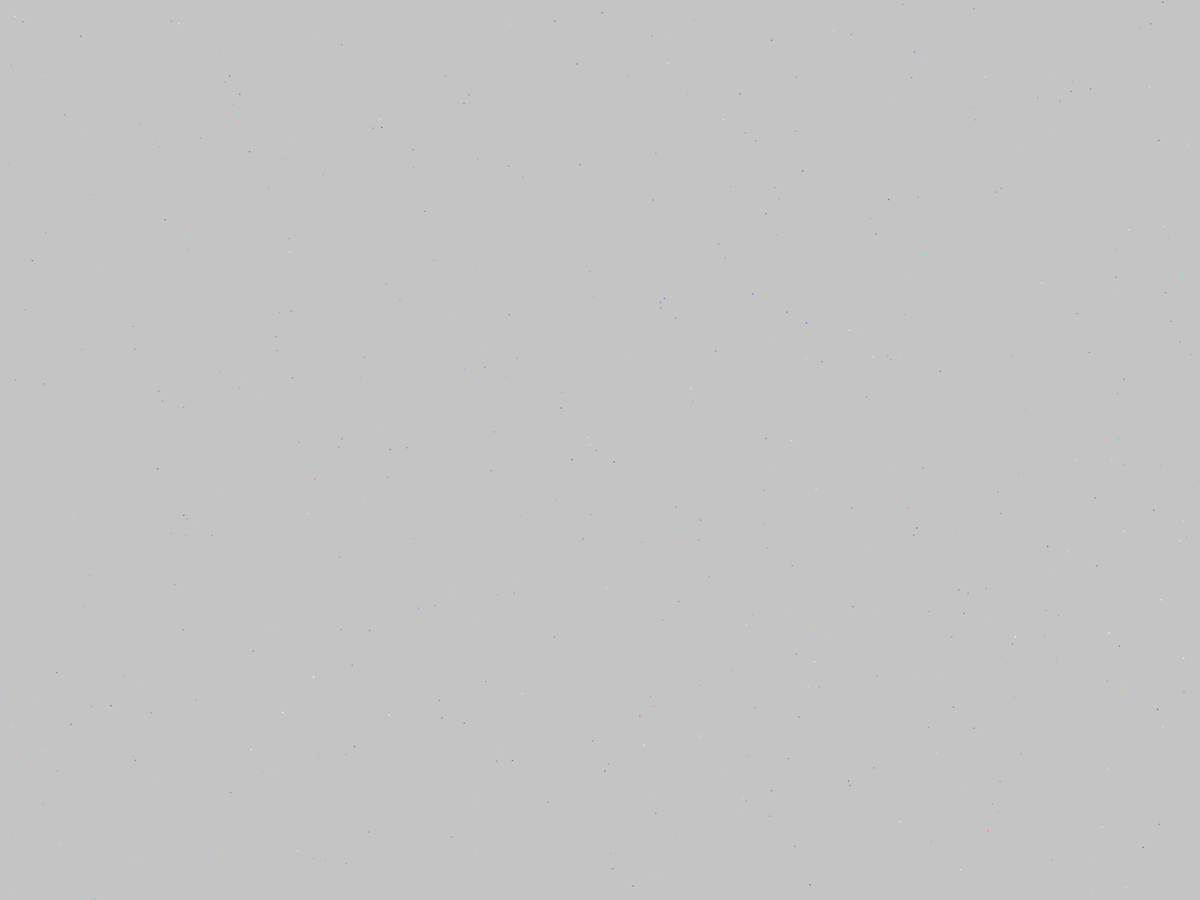
Frame 1 (no input)
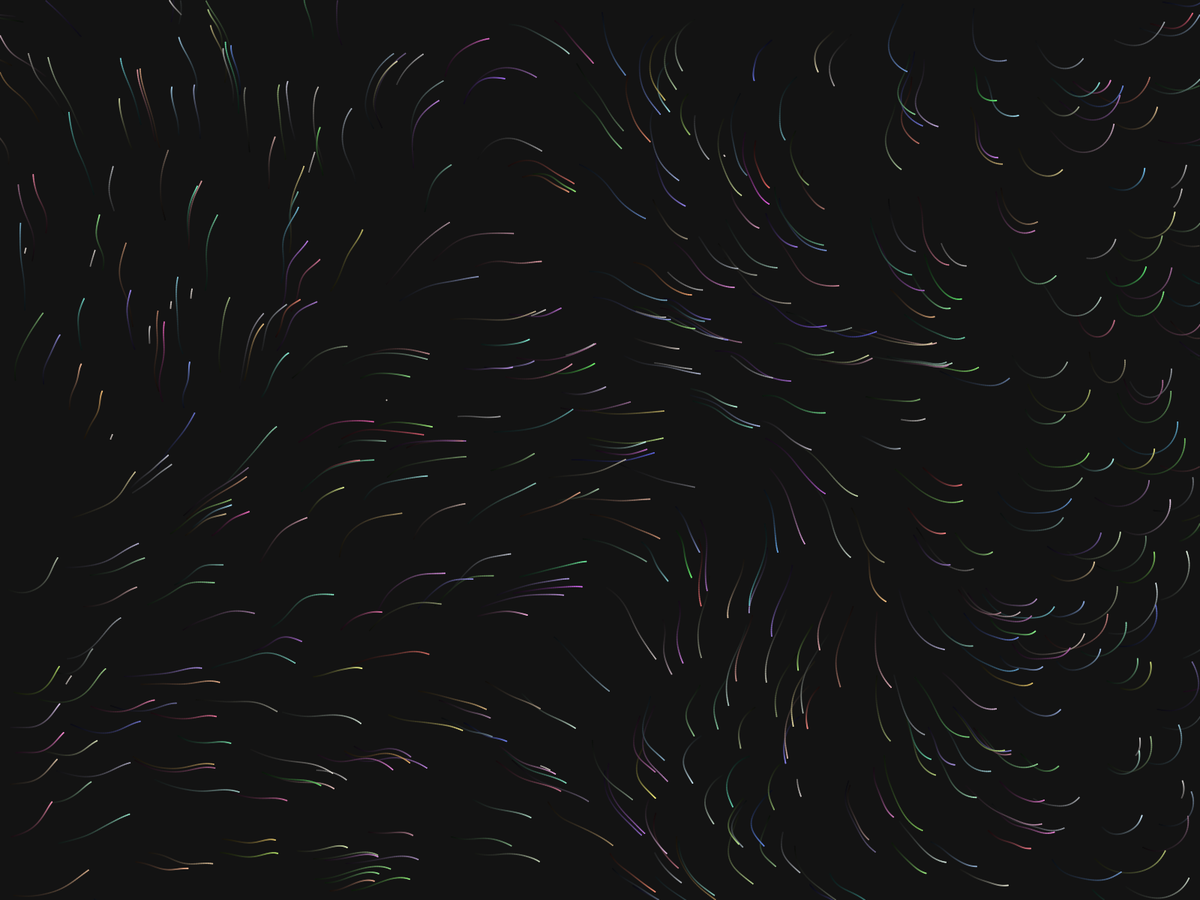
Frame 60 (the mouse pressed at the canvas centre just before this capture)
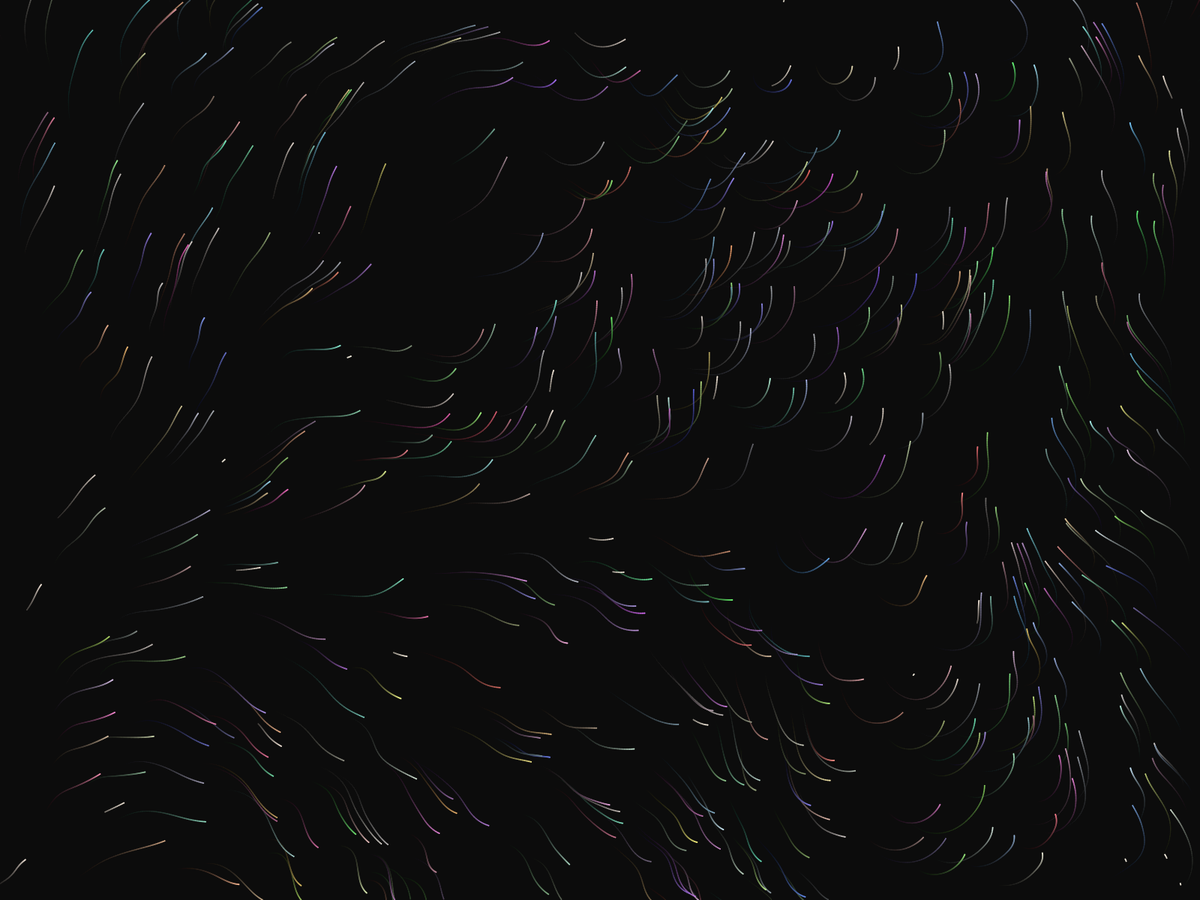
Frame 120 (the mouse held since frame 60 and released just before this capture)

The Processing sketch that drew these frames (run headless with seeded random() and noise(); from frame 60 on, the mouse is pressed at the canvas centre):

// Processing sketch: particle
// ── particle.pde
class Particle 
{
  
  Particle(float x, float y ,float mag,float angle,color c)
  {
    this.x = x;
    this.y = y;
    this.mag = mag;
    this.angle = angle;
//  this.r = r;
    this.c = c;
  }
  
  float x;
  float y;
  float mag;
  float angle;
  
  float r;
  
  
  color c;
}

ArrayList<Particle> particles;

void setup()
{
  //size(1280, 800);
  fullScreen();
  noStroke();
  
  particles = new ArrayList<Particle>();

  for(int i = 0;i < 500; i = i+1) 
  {
    float x = random(0,width);
    float y = random(0,height); 
    float v_mag = random(1.0,2.0);
    float v_angle = random(-2*PI,2*PI);
    color c = color(random(100,255),random(100,255),random(100,255));
    Particle particle = new Particle(x,y,v_mag,v_angle,c);
    particles.add(particle); 
  }
}

void draw()
{
  fill(0, 10);
  rect(0, 0, width, height);
  //fill(255);
  for (Particle particle : particles)
  {
    float noiseValue = noise(0.001*particle.x,10+0.001*particle.y,frameCount*0.005);
    particle.angle = map(noiseValue,0,1,-2*PI,PI*2);
    float vx = particle.mag*cos(particle.angle); 
    float vy = particle.mag*sin(particle.angle); 
    particle.x = particle.x + vx; 
    particle.y = particle.y + vy; 
    if (particle.x<0 || particle.x>width || particle.y<0 || particle.y>height) 
    {  
      particle.x = random(0,width);  
      particle.y = random(0,height);
      float r = map(sin(frameCount/75.0),-1,1,50,255); 
      float g = map(sin(frameCount/101.0),-1,1,75,255); 
      float b = map(sin(frameCount/151.0),-1,1,100,255); 
      particle.c = color(r,g,b);
    }
    fill(particle.c);    
    ellipse(particle.x, particle.y,2,2);
  }
}
